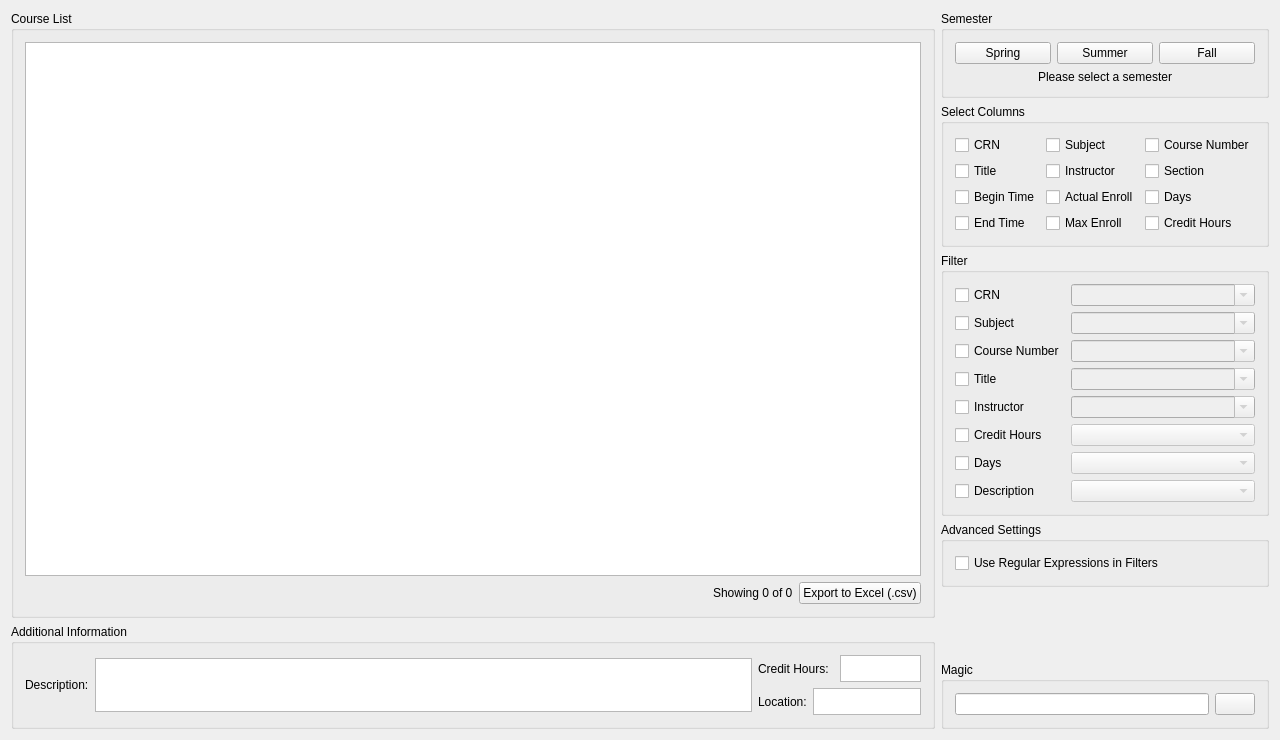
<?xml version="1.0" encoding="UTF-8"?>
<ui version="4.0">
 <class>MainWindow</class>
 <widget class="QMainWindow" name="MainWindow">
  <property name="geometry">
   <rect>
    <x>0</x>
    <y>0</y>
    <width>1280</width>
    <height>740</height>
   </rect>
  </property>
  <property name="windowTitle">
   <string>Florida Tech Course List</string>
  </property>
  <property name="statusTip">
   <string/>
  </property>
  <widget class="QWidget" name="centralWidget">
   <layout class="QHBoxLayout" name="horizontalLayout">
    <item>
     <layout class="QVBoxLayout" name="verticalLayout">
      <item>
       <widget class="QGroupBox" name="courseListGroupBox">
        <property name="enabled">
         <bool>true</bool>
        </property>
        <property name="title">
         <string>Course List</string>
        </property>
        <property name="flat">
         <bool>false</bool>
        </property>
        <layout class="QVBoxLayout" name="verticalLayout_3">
         <item>
          <widget class="QTableWidget" name="courseTable">
           <property name="autoFillBackground">
            <bool>false</bool>
           </property>
           <property name="sizeAdjustPolicy">
            <enum>QAbstractScrollArea::AdjustIgnored</enum>
           </property>
           <property name="editTriggers">
            <set>QAbstractItemView::NoEditTriggers</set>
           </property>
           <property name="showDropIndicator" stdset="0">
            <bool>false</bool>
           </property>
           <property name="selectionMode">
            <enum>QAbstractItemView::SingleSelection</enum>
           </property>
           <property name="selectionBehavior">
            <enum>QAbstractItemView::SelectRows</enum>
           </property>
           <property name="textElideMode">
            <enum>Qt::ElideMiddle</enum>
           </property>
           <property name="verticalScrollMode">
            <enum>QAbstractItemView::ScrollPerPixel</enum>
           </property>
           <property name="horizontalScrollMode">
            <enum>QAbstractItemView::ScrollPerPixel</enum>
           </property>
           <property name="sortingEnabled">
            <bool>true</bool>
           </property>
           <property name="cornerButtonEnabled">
            <bool>true</bool>
           </property>
           <attribute name="horizontalHeaderCascadingSectionResizes">
            <bool>false</bool>
           </attribute>
           <attribute name="horizontalHeaderMinimumSectionSize">
            <number>10</number>
           </attribute>
           <attribute name="horizontalHeaderShowSortIndicator" stdset="0">
            <bool>true</bool>
           </attribute>
           <attribute name="horizontalHeaderStretchLastSection">
            <bool>false</bool>
           </attribute>
           <attribute name="verticalHeaderVisible">
            <bool>false</bool>
           </attribute>
          </widget>
         </item>
         <item>
          <layout class="QHBoxLayout" name="horizontalLayout_2">
           <item>
            <spacer name="horizontalSpacer_2">
             <property name="orientation">
              <enum>Qt::Horizontal</enum>
             </property>
             <property name="sizeHint" stdset="0">
              <size>
               <width>40</width>
               <height>20</height>
              </size>
             </property>
            </spacer>
           </item>
           <item>
            <widget class="QLabel" name="courseTableLabel">
             <property name="text">
              <string>Showing 0 of 0</string>
             </property>
            </widget>
           </item>
           <item>
            <widget class="QPushButton" name="exportToExcelPushButton">
             <property name="text">
              <string>Export to Excel (.csv)</string>
             </property>
            </widget>
           </item>
          </layout>
         </item>
        </layout>
       </widget>
      </item>
      <item>
       <widget class="QGroupBox" name="additionalInfoGroupBox">
        <property name="sizePolicy">
         <sizepolicy hsizetype="Preferred" vsizetype="Minimum">
          <horstretch>0</horstretch>
          <verstretch>0</verstretch>
         </sizepolicy>
        </property>
        <property name="title">
         <string>Additional Information</string>
        </property>
        <layout class="QVBoxLayout" name="verticalLayout_6">
         <item>
          <layout class="QHBoxLayout" name="horizontalLayout_9">
           <item>
            <widget class="QLabel" name="descriptionLabel">
             <property name="text">
              <string>Description:</string>
             </property>
             <property name="alignment">
              <set>Qt::AlignLeading|Qt::AlignLeft|Qt::AlignVCenter</set>
             </property>
            </widget>
           </item>
           <item>
            <widget class="QPlainTextEdit" name="descriptionPlainTextEdit">
             <property name="sizePolicy">
              <sizepolicy hsizetype="Expanding" vsizetype="Fixed">
               <horstretch>0</horstretch>
               <verstretch>0</verstretch>
              </sizepolicy>
             </property>
             <property name="minimumSize">
              <size>
               <width>0</width>
               <height>0</height>
              </size>
             </property>
             <property name="maximumSize">
              <size>
               <width>16777215</width>
               <height>54</height>
              </size>
             </property>
             <property name="horizontalScrollBarPolicy">
              <enum>Qt::ScrollBarAlwaysOff</enum>
             </property>
             <property name="readOnly">
              <bool>false</bool>
             </property>
             <property name="textInteractionFlags">
              <set>Qt::TextEditorInteraction</set>
             </property>
             <property name="backgroundVisible">
              <bool>false</bool>
             </property>
            </widget>
           </item>
           <item>
            <layout class="QVBoxLayout" name="verticalLayout_2">
             <item>
              <layout class="QHBoxLayout" name="horizontalLayout_12">
               <item>
                <widget class="QLabel" name="creditHoursLabel">
                 <property name="sizePolicy">
                  <sizepolicy hsizetype="Preferred" vsizetype="Preferred">
                   <horstretch>0</horstretch>
                   <verstretch>0</verstretch>
                  </sizepolicy>
                 </property>
                 <property name="maximumSize">
                  <size>
                   <width>16777215</width>
                   <height>27</height>
                  </size>
                 </property>
                 <property name="text">
                  <string>Credit Hours:</string>
                 </property>
                </widget>
               </item>
               <item>
                <widget class="QPlainTextEdit" name="creditHoursPlainTextEdit">
                 <property name="sizePolicy">
                  <sizepolicy hsizetype="Fixed" vsizetype="Fixed">
                   <horstretch>0</horstretch>
                   <verstretch>0</verstretch>
                  </sizepolicy>
                 </property>
                 <property name="maximumSize">
                  <size>
                   <width>81</width>
                   <height>27</height>
                  </size>
                 </property>
                 <property name="verticalScrollBarPolicy">
                  <enum>Qt::ScrollBarAlwaysOff</enum>
                 </property>
                 <property name="horizontalScrollBarPolicy">
                  <enum>Qt::ScrollBarAlwaysOff</enum>
                 </property>
                 <property name="undoRedoEnabled">
                  <bool>false</bool>
                 </property>
                 <property name="lineWrapMode">
                  <enum>QPlainTextEdit::NoWrap</enum>
                 </property>
                 <property name="readOnly">
                  <bool>true</bool>
                 </property>
                </widget>
               </item>
              </layout>
             </item>
             <item>
              <layout class="QHBoxLayout" name="horizontalLayout_14">
               <item>
                <widget class="QLabel" name="locationLabel">
                 <property name="maximumSize">
                  <size>
                   <width>16777215</width>
                   <height>27</height>
                  </size>
                 </property>
                 <property name="text">
                  <string>Location:</string>
                 </property>
                </widget>
               </item>
               <item>
                <widget class="QPlainTextEdit" name="locationPlainTextEdit">
                 <property name="sizePolicy">
                  <sizepolicy hsizetype="Fixed" vsizetype="Fixed">
                   <horstretch>0</horstretch>
                   <verstretch>0</verstretch>
                  </sizepolicy>
                 </property>
                 <property name="maximumSize">
                  <size>
                   <width>108</width>
                   <height>27</height>
                  </size>
                 </property>
                 <property name="verticalScrollBarPolicy">
                  <enum>Qt::ScrollBarAlwaysOff</enum>
                 </property>
                 <property name="horizontalScrollBarPolicy">
                  <enum>Qt::ScrollBarAlwaysOff</enum>
                 </property>
                 <property name="lineWrapMode">
                  <enum>QPlainTextEdit::NoWrap</enum>
                 </property>
                 <property name="readOnly">
                  <bool>true</bool>
                 </property>
                </widget>
               </item>
              </layout>
             </item>
            </layout>
           </item>
          </layout>
         </item>
        </layout>
       </widget>
      </item>
      <item>
       <spacer name="horizontalSpacer">
        <property name="orientation">
         <enum>Qt::Horizontal</enum>
        </property>
        <property name="sizeHint" stdset="0">
         <size>
          <width>0</width>
          <height>0</height>
         </size>
        </property>
       </spacer>
      </item>
     </layout>
    </item>
    <item>
     <layout class="QVBoxLayout" name="verticalLayout_5">
      <item>
       <widget class="QGroupBox" name="semesterGroupBox">
        <property name="title">
         <string>Semester</string>
        </property>
        <layout class="QGridLayout" name="gridLayout_3">
         <item row="0" column="1">
          <widget class="QPushButton" name="summerSemesterButton">
           <property name="text">
            <string>Summer</string>
           </property>
          </widget>
         </item>
         <item row="0" column="2">
          <widget class="QPushButton" name="fallSemesterButton">
           <property name="text">
            <string>Fall</string>
           </property>
          </widget>
         </item>
         <item row="0" column="0">
          <widget class="QPushButton" name="springSemesterButton">
           <property name="toolTip">
            <string/>
           </property>
           <property name="statusTip">
            <string extracomment="Shift-Click to select a local file"/>
           </property>
           <property name="text">
            <string>Spring</string>
           </property>
          </widget>
         </item>
         <item row="1" column="0" colspan="3">
          <widget class="QLabel" name="semesterLabel">
           <property name="text">
            <string>Please select a semester</string>
           </property>
           <property name="alignment">
            <set>Qt::AlignCenter</set>
           </property>
          </widget>
         </item>
        </layout>
       </widget>
      </item>
      <item>
       <widget class="QGroupBox" name="selectColumnsGroupBox">
        <property name="title">
         <string>Select Columns</string>
        </property>
        <layout class="QGridLayout" name="gridLayout">
         <item row="0" column="0">
          <widget class="QCheckBox" name="crnSelectCheckBox">
           <property name="text">
            <string>CRN</string>
           </property>
           <property name="checked">
            <bool>false</bool>
           </property>
          </widget>
         </item>
         <item row="1" column="0">
          <widget class="QCheckBox" name="titleSelectCheckBox">
           <property name="text">
            <string>Title</string>
           </property>
           <property name="checked">
            <bool>false</bool>
           </property>
          </widget>
         </item>
         <item row="3" column="0">
          <widget class="QCheckBox" name="beginTimeSelectCheckBox">
           <property name="text">
            <string>Begin Time</string>
           </property>
           <property name="checked">
            <bool>false</bool>
           </property>
          </widget>
         </item>
         <item row="4" column="0">
          <widget class="QCheckBox" name="endTimeSelectCheckBox">
           <property name="text">
            <string>End Time</string>
           </property>
           <property name="checked">
            <bool>false</bool>
           </property>
          </widget>
         </item>
         <item row="0" column="1">
          <widget class="QCheckBox" name="subjectSelectCheckBox">
           <property name="text">
            <string>Subject</string>
           </property>
           <property name="checked">
            <bool>false</bool>
           </property>
          </widget>
         </item>
         <item row="0" column="2">
          <widget class="QCheckBox" name="courseNumberSelectCheckBox">
           <property name="text">
            <string>Course Number</string>
           </property>
           <property name="checked">
            <bool>false</bool>
           </property>
          </widget>
         </item>
         <item row="1" column="1">
          <widget class="QCheckBox" name="instructorSelectCheckBox">
           <property name="text">
            <string>Instructor</string>
           </property>
           <property name="checked">
            <bool>false</bool>
           </property>
          </widget>
         </item>
         <item row="3" column="1">
          <widget class="QCheckBox" name="actualEnrollSelectCheckBox">
           <property name="text">
            <string>Actual Enroll</string>
           </property>
           <property name="checked">
            <bool>false</bool>
           </property>
          </widget>
         </item>
         <item row="3" column="2">
          <widget class="QCheckBox" name="daysSelectCheckBox">
           <property name="text">
            <string>Days</string>
           </property>
           <property name="checked">
            <bool>false</bool>
           </property>
          </widget>
         </item>
         <item row="1" column="2">
          <widget class="QCheckBox" name="sectionSelectCheckBox">
           <property name="text">
            <string>Section</string>
           </property>
           <property name="checked">
            <bool>false</bool>
           </property>
          </widget>
         </item>
         <item row="4" column="1">
          <widget class="QCheckBox" name="maxEnrollSelectCheckBox">
           <property name="text">
            <string>Max Enroll</string>
           </property>
           <property name="checked">
            <bool>false</bool>
           </property>
          </widget>
         </item>
         <item row="4" column="2">
          <widget class="QCheckBox" name="creditHoursSelectCheckBox">
           <property name="text">
            <string>Credit Hours</string>
           </property>
          </widget>
         </item>
        </layout>
       </widget>
      </item>
      <item>
       <widget class="QGroupBox" name="filterGroupBox">
        <property name="title">
         <string>Filter</string>
        </property>
        <property name="flat">
         <bool>false</bool>
        </property>
        <property name="checkable">
         <bool>false</bool>
        </property>
        <layout class="QGridLayout" name="gridLayout_2">
         <item row="6" column="0">
          <widget class="QCheckBox" name="daysFilterCheckBox">
           <property name="sizePolicy">
            <sizepolicy hsizetype="Minimum" vsizetype="Fixed">
             <horstretch>0</horstretch>
             <verstretch>0</verstretch>
            </sizepolicy>
           </property>
           <property name="text">
            <string>Days</string>
           </property>
          </widget>
         </item>
         <item row="1" column="0">
          <widget class="QCheckBox" name="subjectFilterCheckBox">
           <property name="sizePolicy">
            <sizepolicy hsizetype="Minimum" vsizetype="Fixed">
             <horstretch>0</horstretch>
             <verstretch>0</verstretch>
            </sizepolicy>
           </property>
           <property name="text">
            <string>Subject</string>
           </property>
           <property name="tristate">
            <bool>false</bool>
           </property>
          </widget>
         </item>
         <item row="1" column="1" colspan="2">
          <widget class="QComboBox" name="subjectComboBox">
           <property name="enabled">
            <bool>false</bool>
           </property>
           <property name="sizePolicy">
            <sizepolicy hsizetype="Preferred" vsizetype="Minimum">
             <horstretch>0</horstretch>
             <verstretch>0</verstretch>
            </sizepolicy>
           </property>
           <property name="editable">
            <bool>true</bool>
           </property>
           <property name="maxVisibleItems">
            <number>20</number>
           </property>
           <property name="insertPolicy">
            <enum>QComboBox::InsertAlphabetically</enum>
           </property>
           <property name="sizeAdjustPolicy">
            <enum>QComboBox::AdjustToContentsOnFirstShow</enum>
           </property>
          </widget>
         </item>
         <item row="6" column="1" colspan="2">
          <widget class="QComboBox" name="daysComboBox">
           <property name="enabled">
            <bool>false</bool>
           </property>
           <property name="sizePolicy">
            <sizepolicy hsizetype="Preferred" vsizetype="Minimum">
             <horstretch>0</horstretch>
             <verstretch>0</verstretch>
            </sizepolicy>
           </property>
           <property name="editable">
            <bool>false</bool>
           </property>
           <property name="maxVisibleItems">
            <number>20</number>
           </property>
           <property name="sizeAdjustPolicy">
            <enum>QComboBox::AdjustToContentsOnFirstShow</enum>
           </property>
          </widget>
         </item>
         <item row="7" column="0">
          <widget class="QCheckBox" name="descriptionFilterCheckBox">
           <property name="text">
            <string>Description</string>
           </property>
          </widget>
         </item>
         <item row="0" column="1" colspan="2">
          <widget class="QComboBox" name="crnComboBox">
           <property name="enabled">
            <bool>false</bool>
           </property>
           <property name="sizePolicy">
            <sizepolicy hsizetype="Preferred" vsizetype="Minimum">
             <horstretch>0</horstretch>
             <verstretch>0</verstretch>
            </sizepolicy>
           </property>
           <property name="editable">
            <bool>true</bool>
           </property>
           <property name="maxVisibleItems">
            <number>20</number>
           </property>
           <property name="sizeAdjustPolicy">
            <enum>QComboBox::AdjustToContentsOnFirstShow</enum>
           </property>
           <property name="iconSize">
            <size>
             <width>16</width>
             <height>16</height>
            </size>
           </property>
          </widget>
         </item>
         <item row="4" column="1" colspan="2">
          <widget class="QComboBox" name="instructorComboBox">
           <property name="enabled">
            <bool>false</bool>
           </property>
           <property name="sizePolicy">
            <sizepolicy hsizetype="Preferred" vsizetype="Minimum">
             <horstretch>0</horstretch>
             <verstretch>0</verstretch>
            </sizepolicy>
           </property>
           <property name="editable">
            <bool>true</bool>
           </property>
           <property name="maxVisibleItems">
            <number>20</number>
           </property>
           <property name="insertPolicy">
            <enum>QComboBox::InsertAlphabetically</enum>
           </property>
           <property name="sizeAdjustPolicy">
            <enum>QComboBox::AdjustToContentsOnFirstShow</enum>
           </property>
          </widget>
         </item>
         <item row="2" column="0">
          <widget class="QCheckBox" name="courseNumberFilterCheckBox">
           <property name="sizePolicy">
            <sizepolicy hsizetype="Minimum" vsizetype="Fixed">
             <horstretch>0</horstretch>
             <verstretch>0</verstretch>
            </sizepolicy>
           </property>
           <property name="text">
            <string>Course Number</string>
           </property>
          </widget>
         </item>
         <item row="2" column="1" colspan="2">
          <widget class="QComboBox" name="courseNumberComboBox">
           <property name="enabled">
            <bool>false</bool>
           </property>
           <property name="sizePolicy">
            <sizepolicy hsizetype="Preferred" vsizetype="Minimum">
             <horstretch>0</horstretch>
             <verstretch>0</verstretch>
            </sizepolicy>
           </property>
           <property name="editable">
            <bool>true</bool>
           </property>
           <property name="maxVisibleItems">
            <number>20</number>
           </property>
           <property name="insertPolicy">
            <enum>QComboBox::InsertAlphabetically</enum>
           </property>
           <property name="sizeAdjustPolicy">
            <enum>QComboBox::AdjustToContentsOnFirstShow</enum>
           </property>
          </widget>
         </item>
         <item row="0" column="0">
          <widget class="QCheckBox" name="crnFilterCheckBox">
           <property name="sizePolicy">
            <sizepolicy hsizetype="Minimum" vsizetype="Fixed">
             <horstretch>0</horstretch>
             <verstretch>0</verstretch>
            </sizepolicy>
           </property>
           <property name="text">
            <string>CRN</string>
           </property>
          </widget>
         </item>
         <item row="7" column="1" colspan="2">
          <widget class="QComboBox" name="descriptionComboBox">
           <property name="enabled">
            <bool>false</bool>
           </property>
           <property name="sizePolicy">
            <sizepolicy hsizetype="Preferred" vsizetype="Minimum">
             <horstretch>0</horstretch>
             <verstretch>0</verstretch>
            </sizepolicy>
           </property>
          </widget>
         </item>
         <item row="4" column="0">
          <widget class="QCheckBox" name="instructorFilterCheckBox">
           <property name="sizePolicy">
            <sizepolicy hsizetype="Minimum" vsizetype="Fixed">
             <horstretch>0</horstretch>
             <verstretch>0</verstretch>
            </sizepolicy>
           </property>
           <property name="text">
            <string>Instructor</string>
           </property>
          </widget>
         </item>
         <item row="3" column="1" colspan="2">
          <widget class="QComboBox" name="titleComboBox">
           <property name="enabled">
            <bool>false</bool>
           </property>
           <property name="sizePolicy">
            <sizepolicy hsizetype="Preferred" vsizetype="Minimum">
             <horstretch>0</horstretch>
             <verstretch>0</verstretch>
            </sizepolicy>
           </property>
           <property name="editable">
            <bool>true</bool>
           </property>
           <property name="maxVisibleItems">
            <number>20</number>
           </property>
           <property name="sizeAdjustPolicy">
            <enum>QComboBox::AdjustToContentsOnFirstShow</enum>
           </property>
          </widget>
         </item>
         <item row="3" column="0">
          <widget class="QCheckBox" name="titleFilterCheckBox">
           <property name="sizePolicy">
            <sizepolicy hsizetype="Minimum" vsizetype="Fixed">
             <horstretch>0</horstretch>
             <verstretch>0</verstretch>
            </sizepolicy>
           </property>
           <property name="text">
            <string>Title</string>
           </property>
          </widget>
         </item>
         <item row="5" column="0">
          <widget class="QCheckBox" name="creditHoursFilterCheckBox">
           <property name="text">
            <string>Credit Hours</string>
           </property>
          </widget>
         </item>
         <item row="5" column="1" colspan="2">
          <widget class="QComboBox" name="creditHoursComboBox">
           <property name="enabled">
            <bool>false</bool>
           </property>
           <property name="sizePolicy">
            <sizepolicy hsizetype="Preferred" vsizetype="Minimum">
             <horstretch>0</horstretch>
             <verstretch>0</verstretch>
            </sizepolicy>
           </property>
          </widget>
         </item>
        </layout>
       </widget>
      </item>
      <item>
       <widget class="QGroupBox" name="advancedGroupBox">
        <property name="title">
         <string>Advanced Settings</string>
        </property>
        <layout class="QGridLayout" name="gridLayout_4">
         <item row="0" column="0">
          <widget class="QCheckBox" name="useRegExpInFilterCheckBox">
           <property name="text">
            <string>Use Regular Expressions in Filters</string>
           </property>
          </widget>
         </item>
        </layout>
       </widget>
      </item>
      <item>
       <spacer name="verticalSpacer">
        <property name="orientation">
         <enum>Qt::Vertical</enum>
        </property>
        <property name="sizeHint" stdset="0">
         <size>
          <width>20</width>
          <height>40</height>
         </size>
        </property>
       </spacer>
      </item>
      <item>
       <widget class="QLabel" name="currentVersionLabel">
        <property name="text">
         <string/>
        </property>
        <property name="alignment">
         <set>Qt::AlignRight|Qt::AlignTrailing|Qt::AlignVCenter</set>
        </property>
        <property name="openExternalLinks">
         <bool>false</bool>
        </property>
       </widget>
      </item>
      <item>
       <widget class="QGroupBox" name="debugGroupBox">
        <property name="title">
         <string>Magic</string>
        </property>
        <layout class="QGridLayout" name="gridLayout_5">
         <property name="sizeConstraint">
          <enum>QLayout::SetDefaultConstraint</enum>
         </property>
         <item row="0" column="0" colspan="2">
          <widget class="QLineEdit" name="secretCodeLineEdit">
           <property name="sizePolicy">
            <sizepolicy hsizetype="Minimum" vsizetype="Fixed">
             <horstretch>0</horstretch>
             <verstretch>0</verstretch>
            </sizepolicy>
           </property>
           <property name="clearButtonEnabled">
            <bool>false</bool>
           </property>
          </widget>
         </item>
         <item row="0" column="2">
          <widget class="QPushButton" name="debugButton">
           <property name="sizePolicy">
            <sizepolicy hsizetype="Fixed" vsizetype="Fixed">
             <horstretch>0</horstretch>
             <verstretch>0</verstretch>
            </sizepolicy>
           </property>
           <property name="text">
            <string/>
           </property>
           <property name="autoDefault">
            <bool>false</bool>
           </property>
           <property name="default">
            <bool>false</bool>
           </property>
           <property name="flat">
            <bool>false</bool>
           </property>
          </widget>
         </item>
        </layout>
       </widget>
      </item>
     </layout>
    </item>
   </layout>
  </widget>
 </widget>
 <layoutdefault spacing="6" margin="11"/>
 <tabstops>
  <tabstop>springSemesterButton</tabstop>
  <tabstop>summerSemesterButton</tabstop>
  <tabstop>fallSemesterButton</tabstop>
  <tabstop>crnSelectCheckBox</tabstop>
  <tabstop>titleSelectCheckBox</tabstop>
  <tabstop>beginTimeSelectCheckBox</tabstop>
  <tabstop>endTimeSelectCheckBox</tabstop>
  <tabstop>subjectSelectCheckBox</tabstop>
  <tabstop>instructorSelectCheckBox</tabstop>
  <tabstop>actualEnrollSelectCheckBox</tabstop>
  <tabstop>maxEnrollSelectCheckBox</tabstop>
  <tabstop>courseNumberSelectCheckBox</tabstop>
  <tabstop>sectionSelectCheckBox</tabstop>
  <tabstop>daysSelectCheckBox</tabstop>
  <tabstop>creditHoursSelectCheckBox</tabstop>
  <tabstop>crnFilterCheckBox</tabstop>
  <tabstop>crnComboBox</tabstop>
  <tabstop>subjectFilterCheckBox</tabstop>
  <tabstop>subjectComboBox</tabstop>
  <tabstop>courseNumberFilterCheckBox</tabstop>
  <tabstop>courseNumberComboBox</tabstop>
  <tabstop>titleFilterCheckBox</tabstop>
  <tabstop>titleComboBox</tabstop>
  <tabstop>instructorFilterCheckBox</tabstop>
  <tabstop>instructorComboBox</tabstop>
  <tabstop>creditHoursFilterCheckBox</tabstop>
  <tabstop>creditHoursComboBox</tabstop>
  <tabstop>daysFilterCheckBox</tabstop>
  <tabstop>daysComboBox</tabstop>
  <tabstop>descriptionFilterCheckBox</tabstop>
  <tabstop>descriptionComboBox</tabstop>
  <tabstop>exportToExcelPushButton</tabstop>
  <tabstop>useRegExpInFilterCheckBox</tabstop>
  <tabstop>descriptionPlainTextEdit</tabstop>
  <tabstop>creditHoursPlainTextEdit</tabstop>
  <tabstop>locationPlainTextEdit</tabstop>
  <tabstop>secretCodeLineEdit</tabstop>
  <tabstop>debugButton</tabstop>
  <tabstop>courseTable</tabstop>
 </tabstops>
 <resources/>
 <connections/>
</ui>
